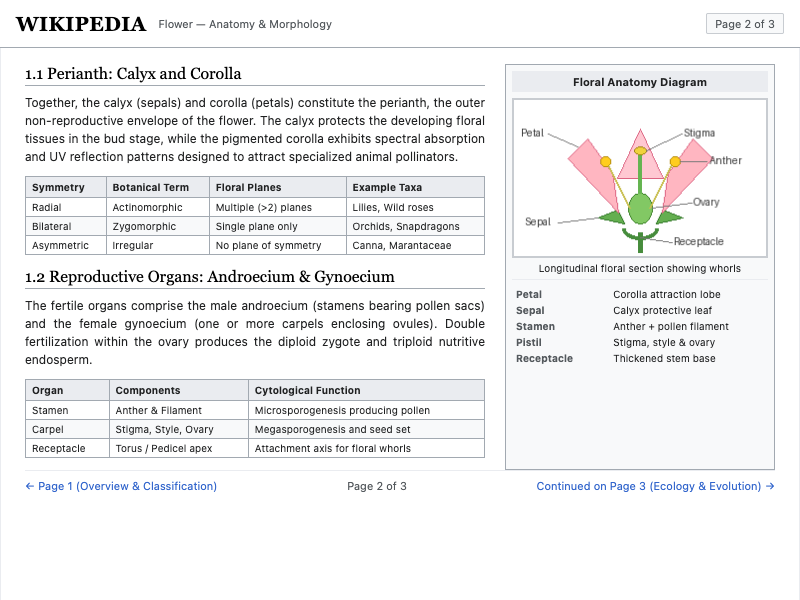
#> input picture chromium_wikipedia_flowers_p2.png, 800 x 600 px
$ python check_caption.py
#> lines starting #> are read from the running program, lines starting #| are printed output that depends on the picture
#!/usr/bin/env python3
import numpy as np
from PIL import Image

def main():
    p2_c = np.array(Image.open("chromium_wikipedia_flowers_p2.png").convert("RGB"))
#> p2_c is the input picture: shape (600, 800, 3); mean R, G, B 240.4, 240.5, 241
    p2_f = np.array(Image.open("blink_formal_wikipedia_flowers_p2.png").convert("RGB"))
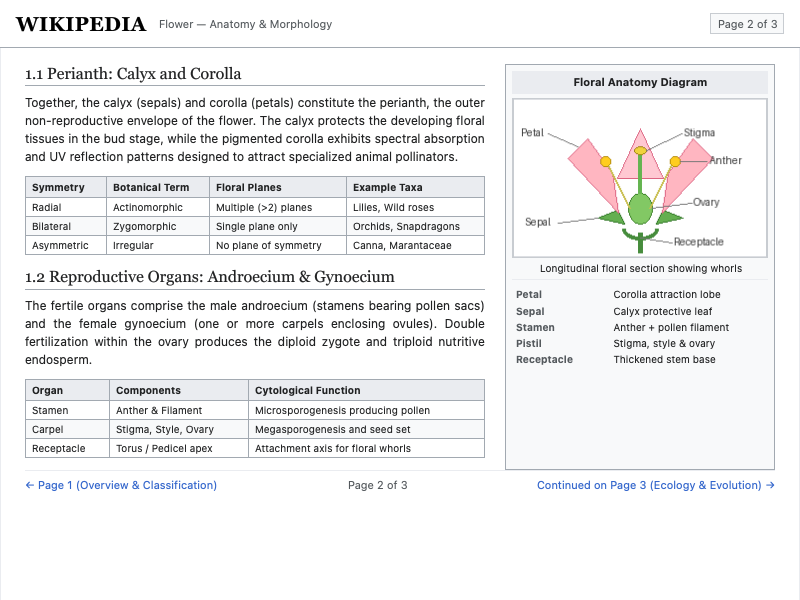
#> input picture blink_formal_wikipedia_flowers_p2.png, 800 x 600 px
#> p2_f is the input picture: shape (600, 800, 3); mean R, G, B 240.3, 240.4, 240.9

    # Caption is between y 260 and 280, x 512 and 768
    crop_c = p2_c[260:280, 512:768]
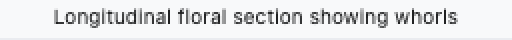
#> crop_c: shape (20, 256, 3) (shown 2 times larger); mean R, G, B 228.2, 229.3, 230.4
    crop_f = p2_f[260:280, 512:768]
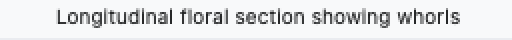
#> crop_f: shape (20, 256, 3) (shown 2 times larger); mean R, G, B 227.3, 228.4, 229.5
    diff = np.abs(crop_c.astype(int) - crop_f.astype(int))
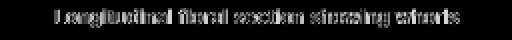
#> diff: shape (20, 256, 3) int64 (shown 2 times larger); min 0, max 216, mean 23.4
    max_d = np.max(diff, axis=2)

    print(f"Caption Far diffs: {np.sum(max_d > 15)}")
#| Caption Far diffs: 1081
    # Find Y rows with text
    for y in range(262, 278):
        c_dark = np.sum(np.min(crop_c[y-260, :], axis=1) < 200)
        f_dark = np.sum(np.min(crop_f[y-260, :], axis=1) < 200)
        print(f"y={y}: Chrom dark={c_dark:2d}, Formal dark={f_dark:2d}")
#> this loop made 16 passes
#> (c_dark, f_dark) on passes 1 to 12: (0, 0), (0, 0), (13, 13), (20, 21), (122, 121), (108, 108), (97, 96), (99, 99), (97, 99), (111, 111), (6, 8), (8, 7)
#| y=262: Chrom dark= 0, Formal dark= 0
#| y=263: Chrom dark= 0, Formal dark= 0
#| y=264: Chrom dark=13, Formal dark=13
#| y=265: Chrom dark=20, Formal dark=21
#| y=266: Chrom dark=122, Formal dark=121
#| y=267: Chrom dark=108, Formal dark=108
#| y=268: Chrom dark=97, Formal dark=96
#| y=269: Chrom dark=99, Formal dark=99
#> (further printed lines are left out)

    # Find X range of text
    c_x = np.where(np.any(np.min(crop_c, axis=2) < 200, axis=0))[0] + 512
#> c_x = 155 values from 539 to 740
    f_x = np.where(np.any(np.min(crop_f, axis=2) < 200, axis=0))[0] + 512
#> f_x = 156 values from 541 to 741
    print(f"Chromium X range: {min(c_x)} .. {max(c_x)} (span: {max(c_x) - min(c_x) + 1})")
#| Chromium X range: 539 .. 740 (span: 202)
    print(f"Formal   X range: {min(f_x)} .. {max(f_x)} (span: {max(f_x) - min(f_x) + 1})")
#| Formal   X range: 541 .. 741 (span: 201)

if __name__ == "__main__":
    main()
